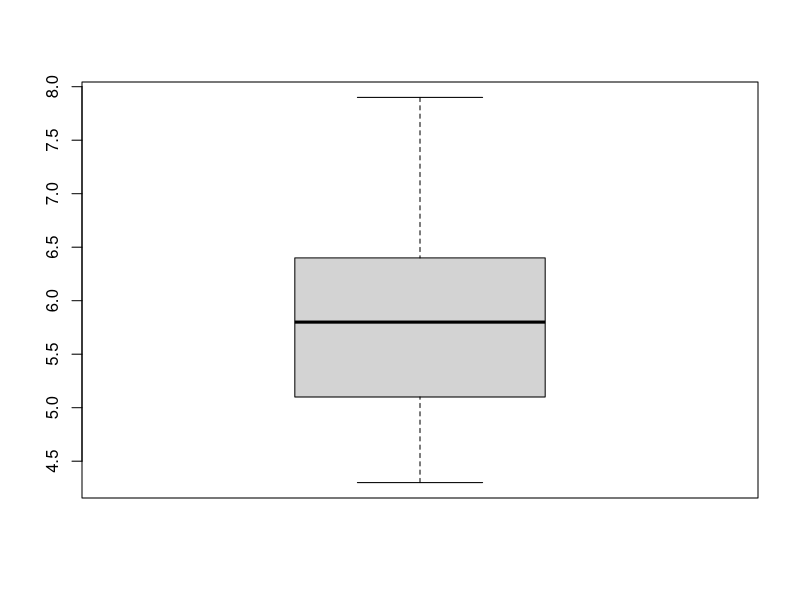
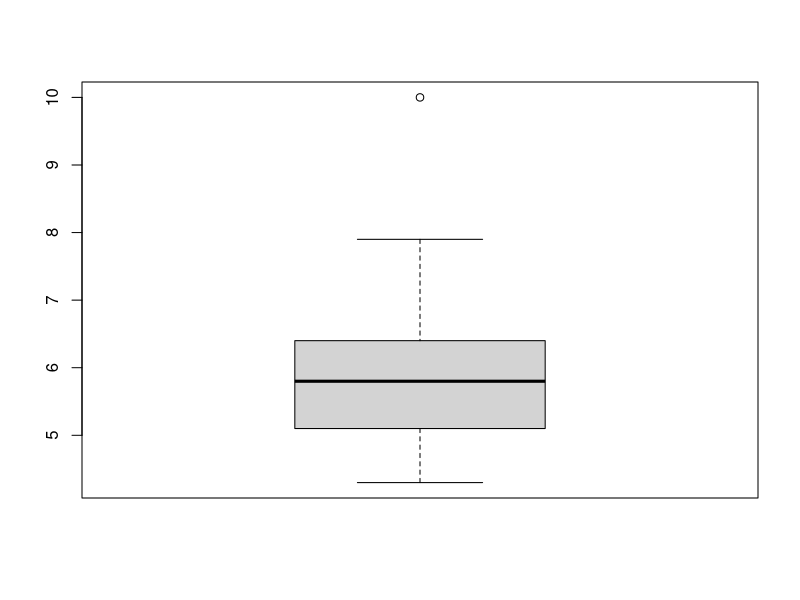
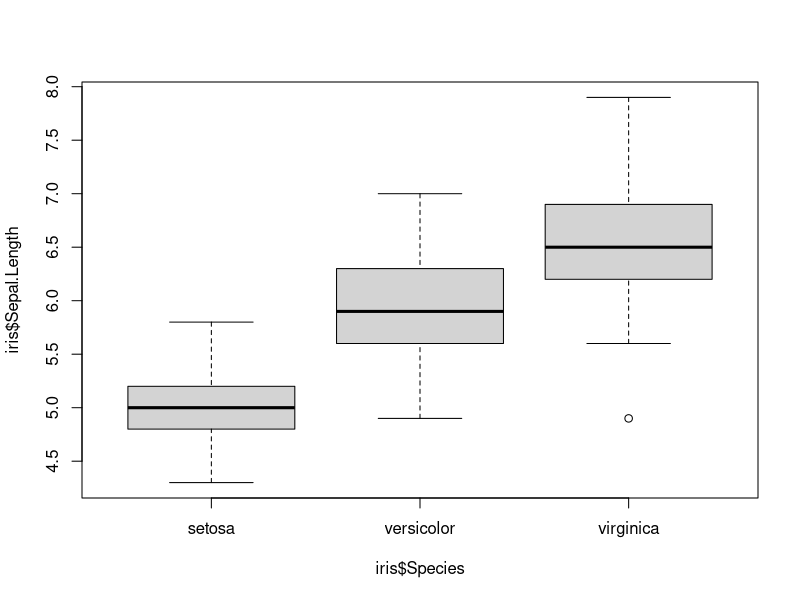
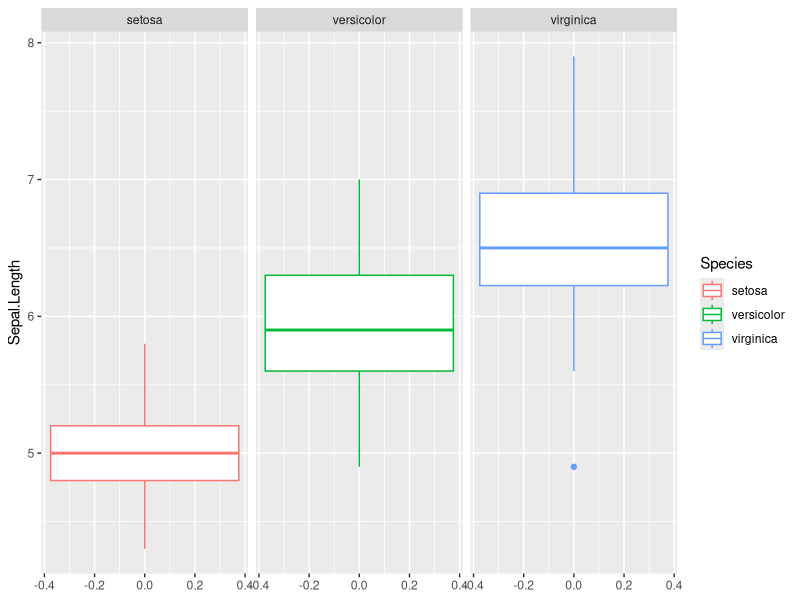
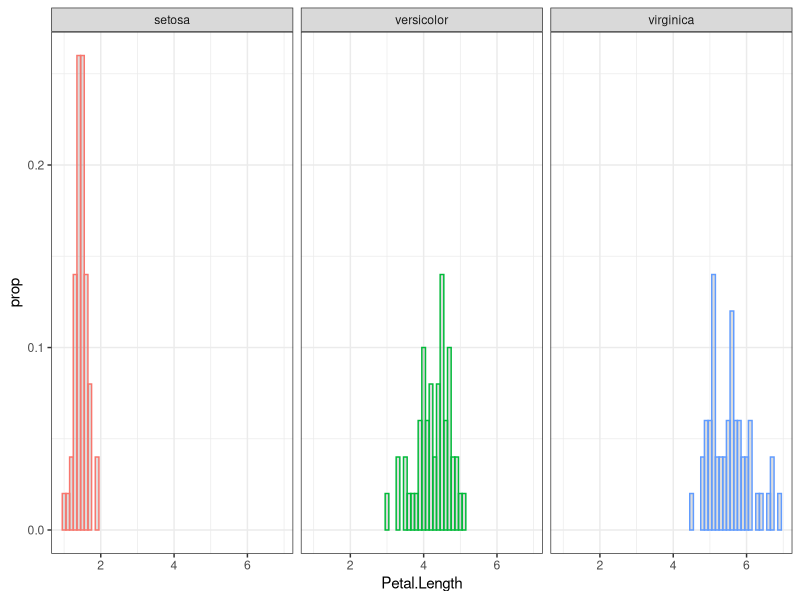
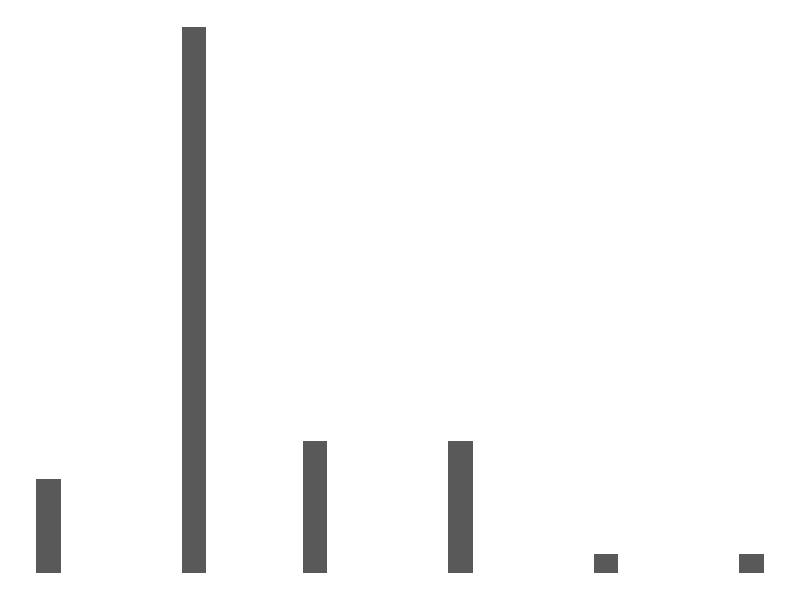
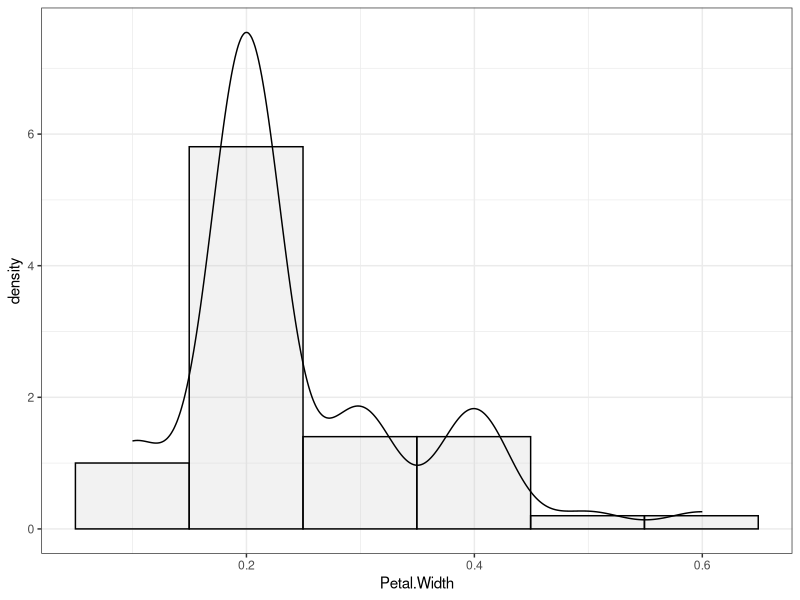
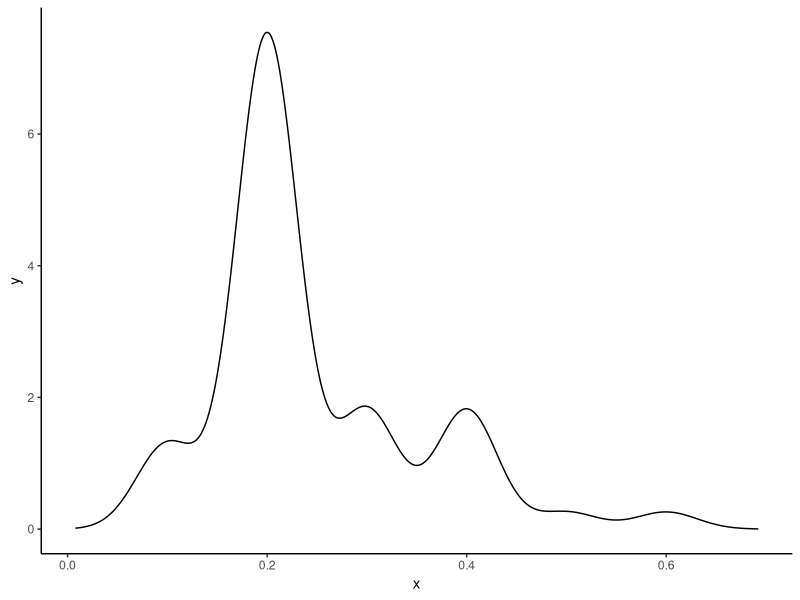

Write R code to recreate these figures, in order.
library(tidyverse)
library(tibble) # (may not need)
library(psych)
# 'iris' is a r built-in dataset (iris flower data set)
data("iris")

####################################
### BASIC STRUCTURE OF DATA SET
####################################

glimpse(iris)

# iris_github <- read.csv("https://gist.githubusercontent.com/curran/a08a1080b88344b0c8a7/raw/0e7a9b0a5d22642a06d3d5b9bcbad9890c8ee534/iris.csv",
#                         stringsAsFactors = T)
# glimpse(iris_github)


# Extract the first/last six rows of the iris dataset
head(iris)
tail(iris)

# Names of all the variables in the dataset
names(iris)

# How many observations do we have 
nrow(iris)

# How many variables are included in the dataset 
ncol(iris)

####################################
### MANIPULATE DATA SET
####################################


# If We will need the measurements of the petal width, petal length and flower specie
iris_part1 <- iris %>% select(Petal.Length,Petal.Width,Species)
glimpse(iris_part1)

# Let's create a dataset which only contains measurements, not flower species, and show a glimpse of it
iris_part2 <- iris[,1:4]
# iris_part2 <- iris[, -5]
glimpse(iris_part2)

#Now let's add an id column to label the observations
iris$id <- 1:nrow(iris)

# 1. Which observation have petal width width over 2.3 ?
iris %>% filter(Petal.Width > 2.3)

# 2. Which flowers got 3.5 on petal length?
iris  %>% filter(Petal.Length == 3.5)

# 3. Filter the data for versicolor species and sepal width equal to or greater than 3.1, 
iris  %>% filter(Species == "versicolor", Sepal.Width >= 3.1)

# 4. We also want it arrange the data by sepal length (descending, or increasing)
iris  %>% filter(Species == "versicolor", Sepal.Width >= 3.1) %>%
  arrange(desc(Sepal.Length))  #arrange(Sepal.Length)


####################################
### NUMERICAL SUMMARIES 
####################################


# 5-number summary of all the mesaruments in centimeters of the flowers
summary(iris[,-c(3,4)])

describe(iris$Petal.Length) # (need psych package)

# Mean and median of the petal length. How do they compare? The median is less than the mean?
xbar = mean(iris$Petal.Length)

xmed = median(iris$Petal.Length)

xmed < xbar

# Quantile
quantile(iris$Petal.Length, prob=0.5)
quantile(iris$Petal.Length, prob=1)
quantile(iris$Petal.Length, prob=0.75)
quantile(iris$Petal.Length, prob=0.25)


#Range
min(iris$Petal.Length)
max(iris$Petal.Length)
range <- max(iris$Petal.Length) - min(iris$Petal.Length)
range

# IQR (interquartile range)
iqr <- quantile(iris$Petal.Length, prob=0.75) - quantile(iris$Petal.Length, prob=0.25)
iqr

# MAD (Median of absolute deviation)
median( abs(iris$Petal.Length - median(iris$Petal.Length)) )

# Sample variance
n <- nrow(iris)

sum((iris$Petal.Length-xbar)^2)/(n-1)

#or
var(iris$Petal.Length)


# Standard deviation
sd(iris$Petal.Length)

# The unique values for sepal width are
iris$Petal.Width %>% unique() %>% sort() #%>% length()

# The unique values for sepal width are
iris$Petal.Length %>% unique() %>% sort() #%>% length()


##############################
### GRAPHICAL SUMMARIES 
##############################


# Boxplot overall
boxplot(iris$Sepal.Length)


# Outliers
temp <- c(iris$Sepal.Length, 10)
boxplot(temp)

# Boxplot for each Species
boxplot(iris$Sepal.Length ~ iris$Species)

iris %>% ggplot(aes(y=Sepal.Length, colour = Species)) + 
  facet_wrap(vars(Species)) +
  geom_boxplot() 



# Plot the Petal.Length distributions as bar graphs
iris %>%
  ggplot(aes(x = Petal.Length, colour = Species)) +
  theme_bw() +
  # scale_x_continuous(breaks=seq(0,1,0.1)) +
  facet_wrap(vars(Species)) +
  geom_bar(aes(y = after_stat(prop)), 
           width=0.1, alpha = 0.2, 
           show.legend = FALSE)


## Histogram
# Create a (named) plot of the petal width in the iris data. Choose a theme.

# Link for multiple themes: http://www.sthda.com/english/wiki/ggplot2-themes-and-background-colors-the-3-elements
iris_setosa <- iris %>% filter(Species == "setosa")
# theme_bw : white background and gray grid lines
# theme_light : light gray lines and axis (more attention towards the data)
# theme_void : Empty theme, useful for plots with non-standard coordinates or for drawings
# and so on ......
ggplot(iris_setosa, aes(x = Petal.Width)) +
  theme_void() +
  geom_histogram(aes(y = after_stat(density)))
  

# Add a histogram layer to `plot` using the optimal binwidth.
n <- nrow(iris_setosa)
sigmahat <- sd(iris_setosa$Petal.Width)
b <- (24*sqrt(pi))^(1/3) * sigmahat * (n^(-1/3))

plot_hist <- ggplot(iris_setosa, aes(x = Petal.Width)) +
  theme_bw() +
  geom_histogram(aes(y = after_stat(density)), binwidth = b, colour = "black",fill = "grey",alpha = .2)

# Add an automatically computed KDE as a layer on the histogram plot. No need to name this plot. 
plot_hist +
  geom_density()

# Alternative method for plotting KDEs that doesn't use ggplot

dens <- density(iris_setosa$Petal.Width)
tibble(x = dens$x,y = dens$y) %>%
  ggplot(aes(x = x,y = y)) +
  theme_classic() + 
  geom_line()

# Compare petal width between different species
iris %>%
  ggplot(aes(x = Petal.Width, colour = Species)) +
  theme_bw() +
  geom_density()

# See different species in each bins
ggplot(iris) +
  aes(Sepal.Length, colour = Species) +
  geom_histogram(bins = 10, fill = "white") +
  scale_color_hue()

# See histograms for each species
# ggplot(iris, aes(Sepal.Width, fill = Species)) +
#   geom_histogram(binwidth = 0.30) +
#   facet_wrap(~ Species)


# Empirical cumulative distribution function
ggplot(iris, aes(x=Sepal.Length)) +
  stat_ecdf()

ggplot(iris, aes(x=Sepal.Length, colour=Species)) +
  stat_ecdf()


# Scatter plots , bivariate data, see the relationship
ggplot(iris, aes(x=Sepal.Length, y=Petal.Length)) +
  geom_point(size=2, shape=23)

ggplot(iris, aes(x=Sepal.Length, y=Petal.Length,colour=Species)) +
  geom_point(size=2, shape=23)

ggplot(iris, aes(x=Sepal.Length, y=Sepal.Width)) +
  geom_point(size=2, shape=23)

ggplot(iris, aes(x=Sepal.Length, y=Sepal.Width,colour=Species)) +
  geom_point(size=2, shape=23)

### A useful link for data analysis of iris dataset: https://rpubs.com/Geestar73/myR

